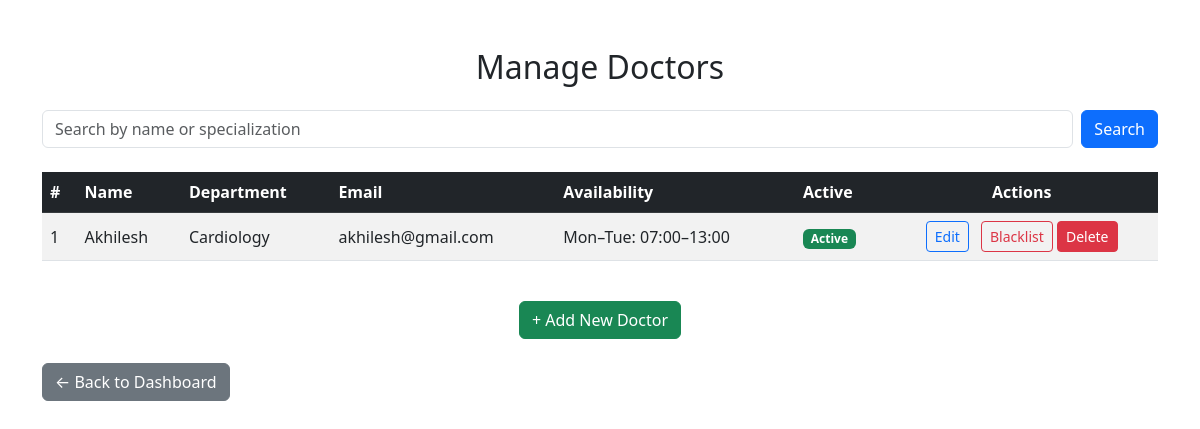
/admin/doctors (signed in), run on an earlier commit of the app's database.
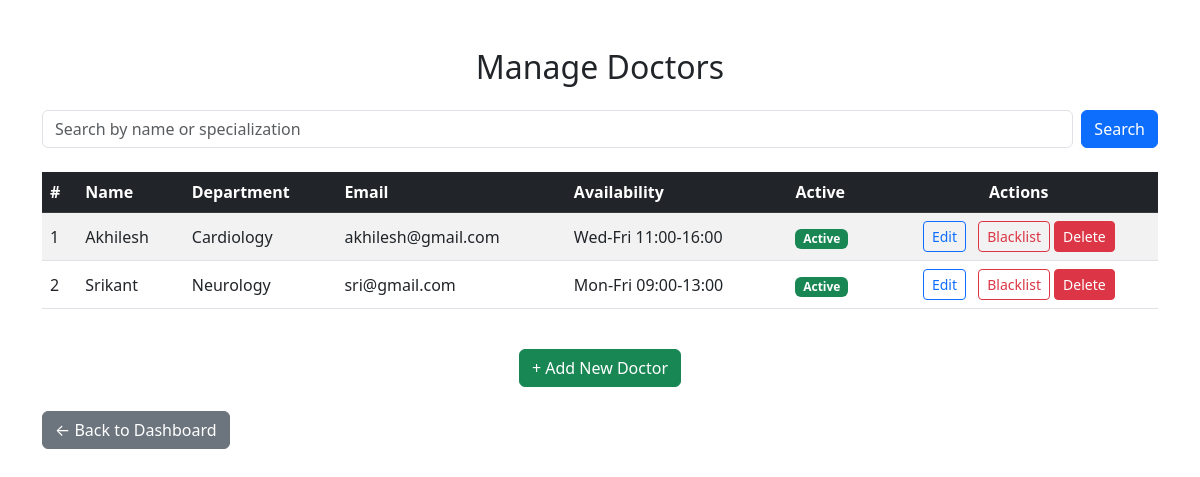
And on a later commit of the database.
### models.py (models this page shows, shortened)
class Doctor(db.Model):
    id = db.Column(db.Integer, primary_key=True)
    name = db.Column(db.String(100), nullable=False, index=True)
    specialization_id = db.Column(db.Integer, db.ForeignKey('department.id'), nullable=False)
    availability = db.Column(db.String(500), nullable=True)
    email = db.Column(db.String(100), unique=True, nullable=False, index=True)
    password = db.Column(db.String(200), nullable=False)
    contact = db.Column(db.String(20), nullable=True)
    is_active = db.Column(db.Boolean, default=True, nullable=False)   # blacklist / soft-delete
    created_at = db.Column(db.DateTime, default=datetime.utcnow)
    appointments = db.relationship('Appointment', backref='doctor', lazy=True)
    avail_slots = db.relationship('DoctorAvailability', backref='doctor', lazy=True, cascade="all, delete-orphan")

class Department(db.Model):
    id = db.Column(db.Integer, primary_key=True)
    name = db.Column(db.String(100), unique=True, nullable=False, index=True)
    description = db.Column(db.Text, nullable=True)
    created_at = db.Column(db.DateTime, default=datetime.utcnow)
    doctors = db.relationship('Doctor', backref='department', lazy=True)

### app.py (the view)
@app.route('/admin/doctors')
@admin_required
def admin_doctors():
    q = request.args.get('q')
    if q:
        doctors = Doctor.query.join(Department).filter(
            db.or_(Doctor.name.ilike(f'%{q}%'),
                   Department.name.ilike(f'%{q}%'))
        ).all()
    else:
        doctors = Doctor.query.all()
    return render_template('admin_doctors.html', doctors=doctors)

### app.py (called while the page is built)
def admin_required(func):
    from functools import wraps
    @wraps(func)
    def wrapper(*args, **kwargs):
        if session.get('role') != 'admin':
            flash("Admin login required", "warning")
            return redirect(url_for('login'))
        return func(*args, **kwargs)
    return wrapper

### templates/admin_doctors.html (shortened to what this page needs)
<!DOCTYPE html>
<html>
<head>
  <link href="https://cdn.jsdelivr.net/npm/bootstrap@5.3.0/dist/css/bootstrap.min.css" rel="stylesheet">
</head>
<body class="container mt-5">
  <h2 class="text-center mb-4">Manage Doctors</h2>
  <form method="get" action="{{ url_for('admin_doctors') }}" class="d-flex mb-4">
    <input type="text" name="q" class="form-control me-2" placeholder="Search by name or specialization" value="{{ request.args.get('q', '') }}">
    <button class="btn btn-primary">Search</button>
  </form>
  <div class="table-responsive">
    <table class="table table-striped table-hover align-middle">
      <thead class="table-dark">
        <tr>
          <th>#</th>
          <th>Name</th>
          <th>Department</th>
          <th>Email</th>
          <th>Availability</th>
          <th>Active</th>
          <th class="text-center">Actions</th>
        </tr>
      </thead>
      <tbody>
        {% for d in doctors %}
        <tr>
          <td>{{ d.id }}</td>
          <td>{{ d.name }}</td>
          <td>{{ d.department.name if d.department else '—' }}</td>
          <td>{{ d.email }}</td>
          <td>{{ d.availability or 'Not Set' }}</td>
          <td>
            {% if d.is_active %}
              <span class="badge bg-success">Active</span>
            {% else %}
              <span class="badge bg-danger">Blacklisted</span>
            {% endif %}
          </td>
          <td class="text-center">
            <a href="{{ url_for('admin_edit_doctor', doctor_id=d.id) }}" class="btn btn-sm btn-outline-primary me-2">Edit</a>
            <a href="{{ url_for('admin_toggle_doctor', doctor_id=d.id) }}"
               class="btn btn-sm {% if d.is_active %}btn-outline-danger{% else %}btn-outline-success{% endif %}">
              {% if d.is_active %}Blacklist{% else %}Activate{% endif %}
            </a>
            <form method="POST"
                action="{{ url_for('admin_delete_doctor', doctor_id=d.id) }}"
                style="display:inline;"
                onsubmit="return confirm('Are you sure you want to delete this doctor permanently?');">
                <button type="submit" class="btn btn-sm btn-danger">Delete</button>
            </form>
          </td>
        </tr>
        {% else %}
        <tr>
          <td colspan="7" class="text-center text-muted py-4">No doctors found.</td>
        </tr>
        {% endfor %}
      </tbody>
    </table>
  </div>
  <div class="text-center mt-4">
    <a href="{{ url_for('admin_add_doctor') }}" class="btn btn-success">+ Add New Doctor</a>
  </div>
  <div class="d-flex justify-content-between mt-4">
    <a href="{{ url_for('admin_dashboard') }}" class="btn btn-secondary">
      ← Back to Dashboard
    </a>
  </div>
</body>
</html>

What changed in the data, as far as the page shows it:
changed Doctor "Akhilesh": availability "Mon–Tue: 07:00–13:00" → "Wed-Fri 11:00-16:00"
added Doctor: id "2", name "Srikant", department "Neurology", email "sri@gmail.com", availability "Mon-Fri 09:00-13:00", is_active "Active"
